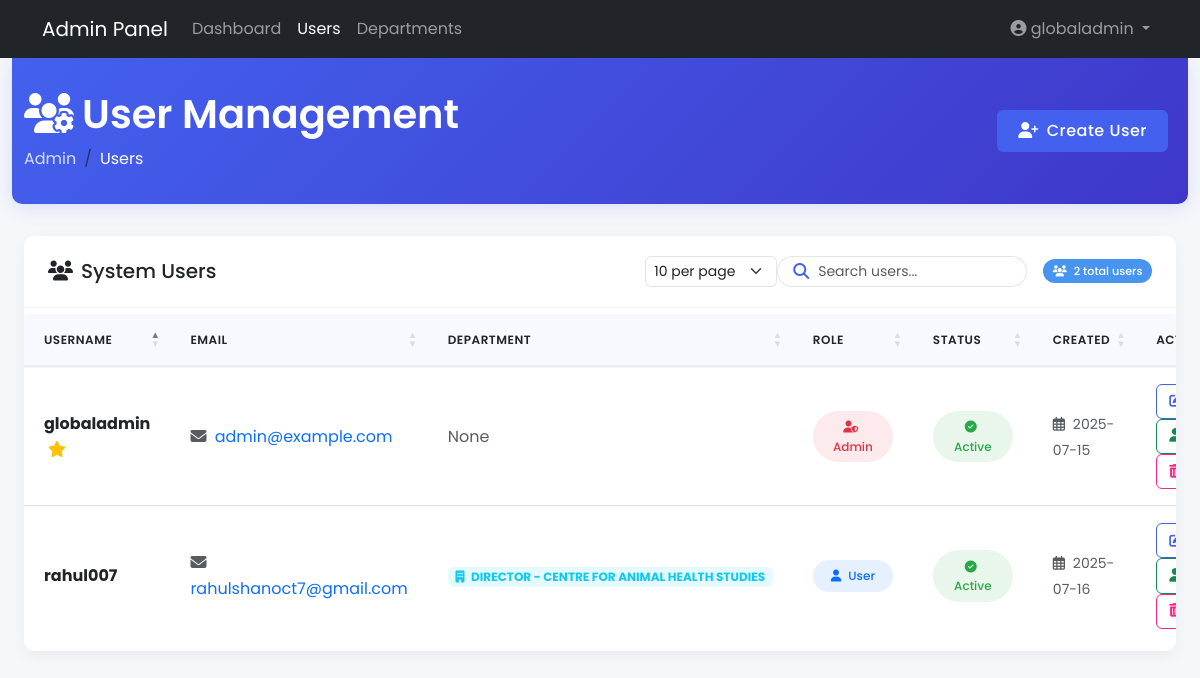
Page /admin/users (signed in) on the committed database.
### models.py (models this page shows, shortened)
class User(db.Model, UserMixin):
    __tablename__ = 'users'
    id = db.Column(db.Integer, primary_key=True)
    username = db.Column(db.String(80), unique=True, nullable=False)
    email = db.Column(db.String(120), unique=True, nullable=False)
    password_hash = db.Column(db.String(128))
    user_role = db.Column(db.String(20), default='user')
    is_global_admin = db.Column(db.Boolean, default=False)
    depart_code = db.Column(db.String(10), db.ForeignKey('departments.depart_code'))
    created_at = db.Column(db.DateTime, default=datetime.utcnow)
    department = db.relationship('Department', backref='users')

class Department(db.Model):
    __tablename__ = 'departments'
    depart_code = db.Column(db.String(20), primary_key=True)
    depart_name = db.Column(db.String(100), nullable=False)

### routes/admin_routes.py (the view)
@admin_bp.route('/users')
@admin_required
def manage_users():
    page = request.args.get('page', 1, type=int)
    per_page = request.args.get('per_page', 10, type=int)
    search_term = request.args.get('search', '').strip()
    query = User.query
    if search_term:
        query = query.filter(
            (User.username.ilike(f'%{search_term}%')) |
            (User.email.ilike(f'%{search_term}%')) |
            (User.department.has(depart_name=search_term)))
    users = query.order_by(User.username.asc()).paginate(
        page=page,
        per_page=per_page,
        error_out=False
    )
    departments = Department.query.all()
    return render_template('admin/users.html',
                         users=users,
                         departments=departments,
                         search_term=search_term)

### routes/admin_routes.py (called while the page is built)
def admin_required(f):
    @wraps(f)
    def decorated_function(*args, **kwargs):
        if not current_user.is_authenticated or not current_user.is_global_admin:
            flash('Access denied: Admin privileges required', 'danger')
            return redirect(url_for('auth.login'))
        return f(*args, **kwargs)
    return decorated_function

### templates/admin/users.html (shortened to what this page needs)
{% extends "admin/base.html" %}
{% block content %}
<!DOCTYPE html>
<html lang="en">
<head>
    <link href="https://cdn.jsdelivr.net/npm/select2@4.1.0-rc.0/dist/css/select2.min.css" rel="stylesheet" />
    <link href="https://cdn.jsdelivr.net/npm/bootstrap@5.3.0/dist/css/bootstrap.min.css" rel="stylesheet">
    <link rel="stylesheet" href="https://cdnjs.cloudflare.com/ajax/libs/font-awesome/6.4.0/css/all.min.css">
    <link rel="stylesheet" href="https://cdn.datatables.net/1.13.6/css/dataTables.bootstrap5.min.css">
</head>
<body>
    <div class="page-header">
        <div class="container-fluid">
            <div class="row align-items-center">
                <div class="col-md-6">
                    <h1 class="page-title"><i class="fas fa-users-cog me-2"></i>User Management</h1>
                    <nav aria-label="breadcrumb">
                        <ol class="breadcrumb">
                            <li class="breadcrumb-item"><a href="/admin">Admin</a></li>
                            <li class="breadcrumb-item active" aria-current="page">Users</li>
                        </ol>
                    </nav>
                </div>
                <div class="col-md-6 text-md-end">
                <div class="btn-group me-2">
                    <button class="btn btn-primary" data-bs-toggle="modal" data-bs-target="#addUserModal">
                        <i class="fas fa-user-plus me-2"></i>Create User
                    </button>
                </div>
            </div>
            </div>
        </div>
    </div>
    <div class="container-fluid">
        <div class="row">
            <div class="col-12">
                <div class="card">
                    <div class="card-header">
                        <h5 class="mb-0"><i class="fas fa-users me-2"></i>System Users</h5>
                        <div class="d-flex align-items-center">
                            <div class="btn-group">
    <select class="form-select form-select-sm" id="perPageSelect">
        <option value="10" {% if users.per_page == 10 %}selected{% endif %}>10 per page</option>
    </select>
    </div>
                        <div class="search-box me-3">
                            <i class="fas fa-search search-icon"></i>
                            <form id="searchForm" method="GET" action="{{ url_for('admin.manage_users') }}">
                                <input type="text" class="form-control form-control-sm"
                                    id="searchInput" name="search" placeholder="Search users..."
                                    value="{{ request.args.get('search', '') }}">
                            </form>
                        </div>
                            <span class="badge badge-count">
                                <i class="fas fa-users me-1"></i>
                                {{ users.total }} total users
                            </span>
                        </div>
                    </div>
                    <div class="card-body p-0">
                        <div class="table-responsive">
                            <table id="usersTable" class="table table-hover" style="width:100%">
                                <thead>
                                    <tr>
                                        <th>Username</th>
                                        <th>Email</th>
                                        <th>Department</th>
                                        <th>Role</th>
                                        <th>Status</th>
                                        <th>Created</th>
                                        <th>Actions</th>
                                    </tr>
                                </thead>
                                <tbody>
                                    {% for user in users.items %}
                                    <tr>
                                        <td>
                                            <strong>{{ user.username }}</strong>
                                            {% if user.is_global_admin %}
                                            <i class="fas fa-star text-warning ms-1" title="Administrator"></i>
                                            {% endif %}
                                        </td>
                                        <td>
                                            <a href="mailto:{{ user.email }}" class="text-decoration-none">
                                                <i class="fas fa-envelope me-1 text-muted"></i>
                                                {{ user.email }}
                                            </a>
                                        </td>
                                        <td>
                                            {% if user.department %}
                                            <span class="badge bg-info bg-opacity-10 text-info">
                                                <i class="fas fa-building me-1"></i>
                                                {{ user.department.depart_name }}
                                            </span>
                                            {% else %}
                                            <span class="text-muted">None</span>
                                            {% endif %}
                                        </td>
                                        <td>
                                            <span class="status-badge {% if user.is_global_admin %}admin-badge{% else %}user-badge{% endif %}">
                                                <i class="fas {% if user.is_global_admin %}fa-user-shield{% else %}fa-user{% endif %} me-1"></i>
                                                {{ 'Admin' if user.is_global_admin else 'User' }}
                                            </span>
                                        </td>
                                        <td>
                                            <span class="status-badge {% if user.is_active %}status-active{% else %}status-inactive{% endif %}">
                                                <i class="fas {% if user.is_active %}fa-check-circle{% else %}fa-times-circle{% endif %} me-1"></i>
                                                {{ 'Active' if user.is_active else 'Inactive' }}
                                            </span>
                                        </td>
                                        <td>
                                            <small class="text-muted">
                                                <i class="far fa-calendar-alt me-1"></i>
                                                {{ user.created_at.strftime('%Y-%m-%d') if user.created_at else '-' }}
                                            </small>
                                        </td>
                                        <td class="action-btns">
                                            <button class="btn btn-sm btn-outline-primary edit-user"
                                                    data-user-id="{{ user.id }}"
                                                    title="Edit User">
                                                <i class="fas fa-edit"></i>
                                            </button>
                                            <button class="btn btn-sm btn-outline-success toggle-admin"
                                                    data-user-id="{{ user.id }}"
                                                    data-is-admin="{{ 'true' if user.is_global_admin else 'false' }}"
                                                    title="{{ 'Revoke Admin' if user.is_global_admin else 'Make Admin' }}">
                                                <i class="fas {{ 'fa-user-times' if user.is_global_admin else 'fa-user-shield' }}"></i>
                                            </button>
                                            <button class="btn btn-sm btn-outline-danger delete-user"
                                                    data-user-id="{{ user.id }}"
                                                    title="Delete User">
                                                <i class="fas fa-trash-alt"></i>
                                            </button>
                                        </td>
                                    </tr>
                                    {% endfor %}
                                </tbody>
                            </table>
                        </div>
                    </div>
                </div>
            </div>
        </div>
    </div>
</body>
</html>
{% endblock %}

### templates/admin/base.html (shortened to what this page needs)
<!DOCTYPE html>
<html lang="en">
<head>
    <link href="https://cdn.jsdelivr.net/npm/bootstrap@5.3.0/dist/css/bootstrap.min.css" rel="stylesheet">
    <link href="https://cdnjs.cloudflare.com/ajax/libs/font-awesome/6.4.0/css/all.min.css" rel="stylesheet">
</head>
<body>
    <nav class="navbar navbar-expand-lg navbar-dark bg-dark">
        <div class="container">
            <a class="navbar-brand" href="{{ url_for('admin.admin_dashboard') }}">Admin Panel</a>
            <div class="collapse navbar-collapse" id="navbarNav">
                <ul class="navbar-nav me-auto">
                    <li class="nav-item">
                        <a class="nav-link" href="{{ url_for('admin.admin_dashboard') }}">Dashboard</a>
                    </li>
                    <li class="nav-item">
                        <a class="nav-link active" href="{{ url_for('admin.manage_users') }}">Users</a>
                    </li>
                    <li class="nav-item">
                        <a class="nav-link" href="{{ url_for('admin.manage_departments') }}">Departments</a>
                    </li>
                </ul>
                <ul class="navbar-nav">
                    <li class="nav-item dropdown">
                        <a class="nav-link dropdown-toggle" href="#" id="navbarDropdown" role="button" data-bs-toggle="dropdown">
                            <i class="fas fa-user-circle"></i> {{ current_user.username }}
                        </a>
                    </li>
                </ul>
            </div>
        </div>
    </nav>
    <div class="container-fluid">
        {% block content %}{% endblock %}
    </div>
</body>
</html>

### templates/admin/users.html (style rules this page uses)
:root { --primary-color: #4361ee; --secondary-color: #3f37c9; --accent-color: #4895ef; --light-color: #f8f9ff; --dark-color: #212529; --success-color: #4cc9f0; --danger-color: #f72585; --warning-color: #f8961e; --info-color: #4895ef; }
body { font-family: 'Poppins', sans-serif; background-color: #f5f7fa; color: var(--dark-color); line-height: 1.6; }
.page-header { background: linear-gradient(135deg, var(--primary-color), var(--secondary-color)); color: white; padding: 2rem 0; margin-bottom: 2rem; border-radius: 0 0 10px 10px; box-shadow: 0 4px 20px rgba(67, 97, 238, 0.15); }
.page-title { font-weight: 600; margin-bottom: 0.5rem; }
.breadcrumb { background-color: transparent; padding: 0; margin-bottom: 0; }
.breadcrumb-item a { color: rgba(255, 255, 255, 0.8); text-decoration: none; transition: all 0.3s; }
.breadcrumb-item.active { color: white; }
.card { border: none; border-radius: 10px; box-shadow: 0 5px 15px rgba(0, 0, 0, 0.05); margin-bottom: 2rem; overflow: hidden; transition: transform 0.3s, box-shadow 0.3s; }
.card-header { background-color: white; border-bottom: 1px solid rgba(0, 0, 0, 0.05); padding: 1.25rem 1.5rem; font-weight: 600; display: flex; justify-content: space-between; align-items: center; }
.table-responsive { border-radius: 10px; overflow: hidden; }
.table { margin-bottom: 0; border-collapse: separate; border-spacing: 0; }
.table thead th { background-color: var(--light-color); border-bottom: 2px solid rgba(0, 0, 0, 0.05); font-weight: 600; padding: 1rem 1.25rem; color: var(--dark-color); text-transform: uppercase; font-size: 0.75rem; letter-spacing: 0.5px; }
.table tbody td { padding: 1rem 1.25rem; vertical-align: middle; border-top: 1px solid rgba(0, 0, 0, 0.03); }
.table tbody tr:last-child td { border-bottom: none; }
.btn-primary { background-color: var(--primary-color); border-color: var(--primary-color); font-weight: 500; letter-spacing: 0.5px; padding: 0.5rem 1.25rem; transition: all 0.3s; }
.btn-outline-danger { color: var(--danger-color); border-color: var(--danger-color); transition: all 0.3s; }
.btn-outline-primary { color: var(--primary-color); border-color: var(--primary-color); transition: all 0.3s; }
.badge-count { background-color: var(--accent-color); font-size: 0.7rem; font-weight: 500; padding: 0.35rem 0.6rem; border-radius: 50px; }
.form-control, .form-select { border-radius: 6px; border: 1px solid rgba(0, 0, 0, 0.1); transition: all 0.3s; }
.action-btns .btn { padding: 0.4rem 0.75rem; font-size: 0.85rem; margin-right: 0.5rem; border-radius: 6px; }
.status-badge { padding: 0.4rem 0.8rem; border-radius: 50px; font-size: 0.75rem; font-weight: 500; display: inline-block; min-width: 80px; text-align: center; }
.status-active { background-color: rgba(40, 167, 69, 0.1); color: #28a745; }
.search-box { position: relative; width: 250px; }
.search-box input { padding-left: 2.5rem; border-radius: 50px; background-color: rgba(255, 255, 255, 0.9); }
.search-box .search-icon { position: absolute; left: 1rem; top: 50%; transform: translateY(-50%); color: var(--primary-color); z-index: 10; }
.admin-badge { background-color: rgba(220, 53, 69, 0.1); color: #dc3545; }
.user-badge { background-color: rgba(13, 110, 253, 0.1); color: #0d6efd; }

### rows in the picture
User: username "globaladmin", email "admin@example.com", shows "None", is_global_admin "Admin", is_active "Active", created_at "2025-07-15"
User: username "rahul007", email "rahulshanoct7@gmail.com", department.depart_name "DIRECTOR - CENTRE FOR ANIMAL HEALTH STUDIES", is_global_admin "User", is_active "Active", created_at "2025-07-16"

### other values in the picture
{{ users.total }} "2"
